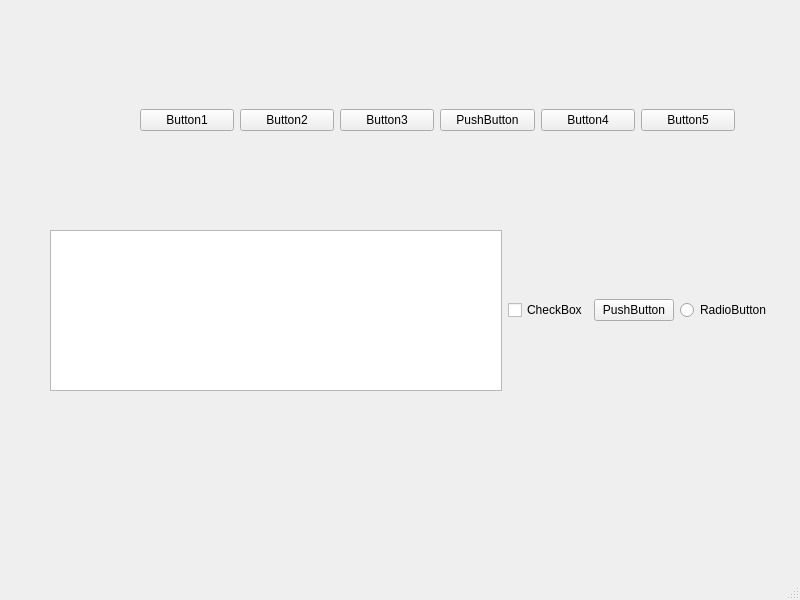
<?xml version="1.0" encoding="UTF-8"?>
<ui version="4.0">
 <class>MainWindow</class>
 <widget class="QMainWindow" name="MainWindow">
  <property name="geometry">
   <rect>
    <x>0</x>
    <y>0</y>
    <width>800</width>
    <height>600</height>
   </rect>
  </property>
  <property name="windowTitle">
   <string>MainWindow</string>
  </property>
  <widget class="QWidget" name="centralwidget">
   <widget class="QWidget" name="horizontalLayoutWidget">
    <property name="geometry">
     <rect>
      <x>50</x>
      <y>230</y>
      <width>721</width>
      <height>161</height>
     </rect>
    </property>
    <layout class="QHBoxLayout" name="horizontalLayout_2">
     <item>
      <widget class="QListWidget" name="listWidget"/>
     </item>
     <item>
      <widget class="QCheckBox" name="checkBox">
       <property name="text">
        <string>CheckBox</string>
       </property>
      </widget>
     </item>
     <item>
      <widget class="QPushButton" name="pushButton_6">
       <property name="text">
        <string>PushButton</string>
       </property>
      </widget>
     </item>
     <item>
      <widget class="QRadioButton" name="radioButton">
       <property name="text">
        <string>RadioButton</string>
       </property>
      </widget>
     </item>
    </layout>
   </widget>
   <widget class="QWidget" name="">
    <property name="geometry">
     <rect>
      <x>140</x>
      <y>90</y>
      <width>595</width>
      <height>61</height>
     </rect>
    </property>
    <layout class="QHBoxLayout" name="horizontalLayout">
     <item>
      <widget class="QPushButton" name="pushButton">
       <property name="text">
        <string>Button1</string>
       </property>
      </widget>
     </item>
     <item>
      <widget class="QPushButton" name="pushButton_2">
       <property name="text">
        <string>Button2</string>
       </property>
      </widget>
     </item>
     <item>
      <widget class="QPushButton" name="pushButton_3">
       <property name="text">
        <string>Button3</string>
       </property>
      </widget>
     </item>
     <item>
      <widget class="QPushButton" name="pushButton_7">
       <property name="text">
        <string>PushButton</string>
       </property>
      </widget>
     </item>
     <item>
      <widget class="QPushButton" name="pushButton_4">
       <property name="text">
        <string>Button4</string>
       </property>
      </widget>
     </item>
     <item>
      <widget class="QPushButton" name="pushButton_5">
       <property name="text">
        <string>Button5</string>
       </property>
      </widget>
     </item>
    </layout>
   </widget>
  </widget>
  <widget class="QMenuBar" name="menubar">
   <property name="geometry">
    <rect>
     <x>0</x>
     <y>0</y>
     <width>800</width>
     <height>26</height>
    </rect>
   </property>
  </widget>
  <widget class="QStatusBar" name="statusbar"/>
 </widget>
 <resources/>
 <connections/>
</ui>
